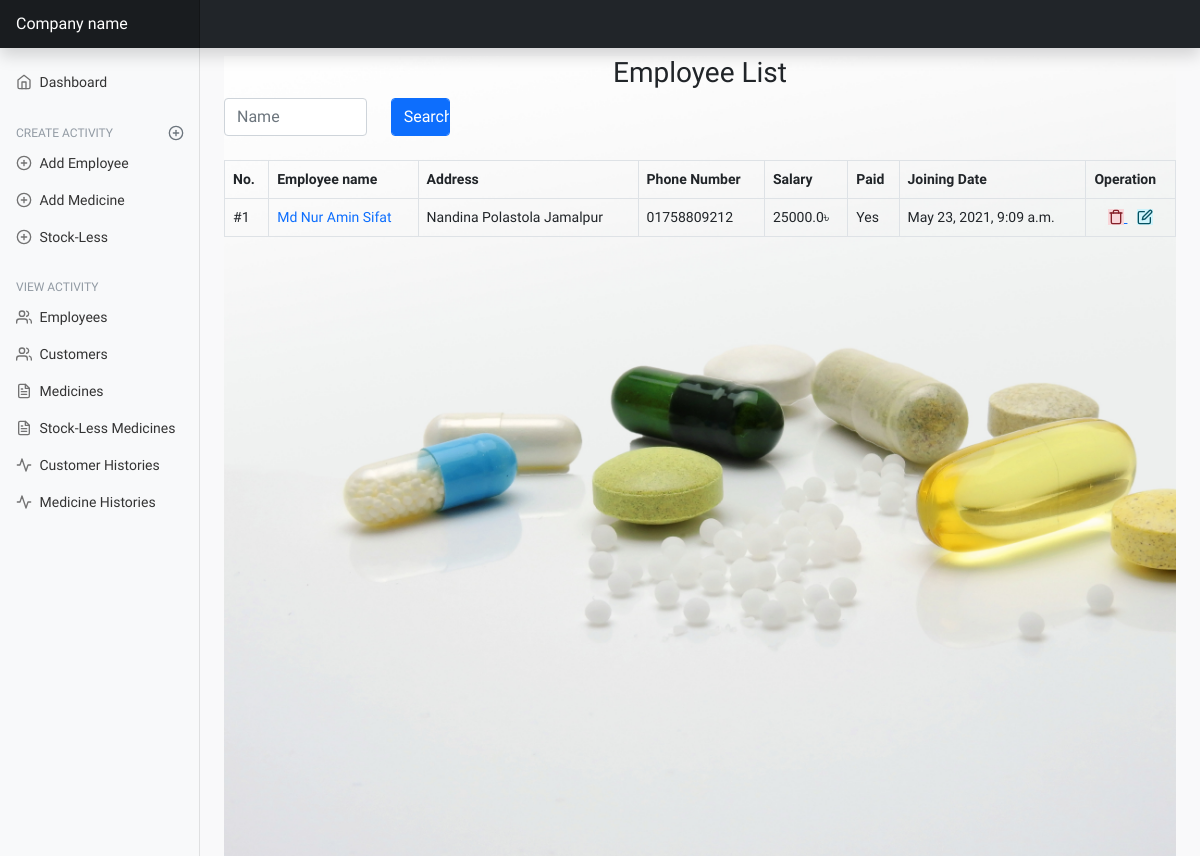
Before: /employee-list/ with the older database file.
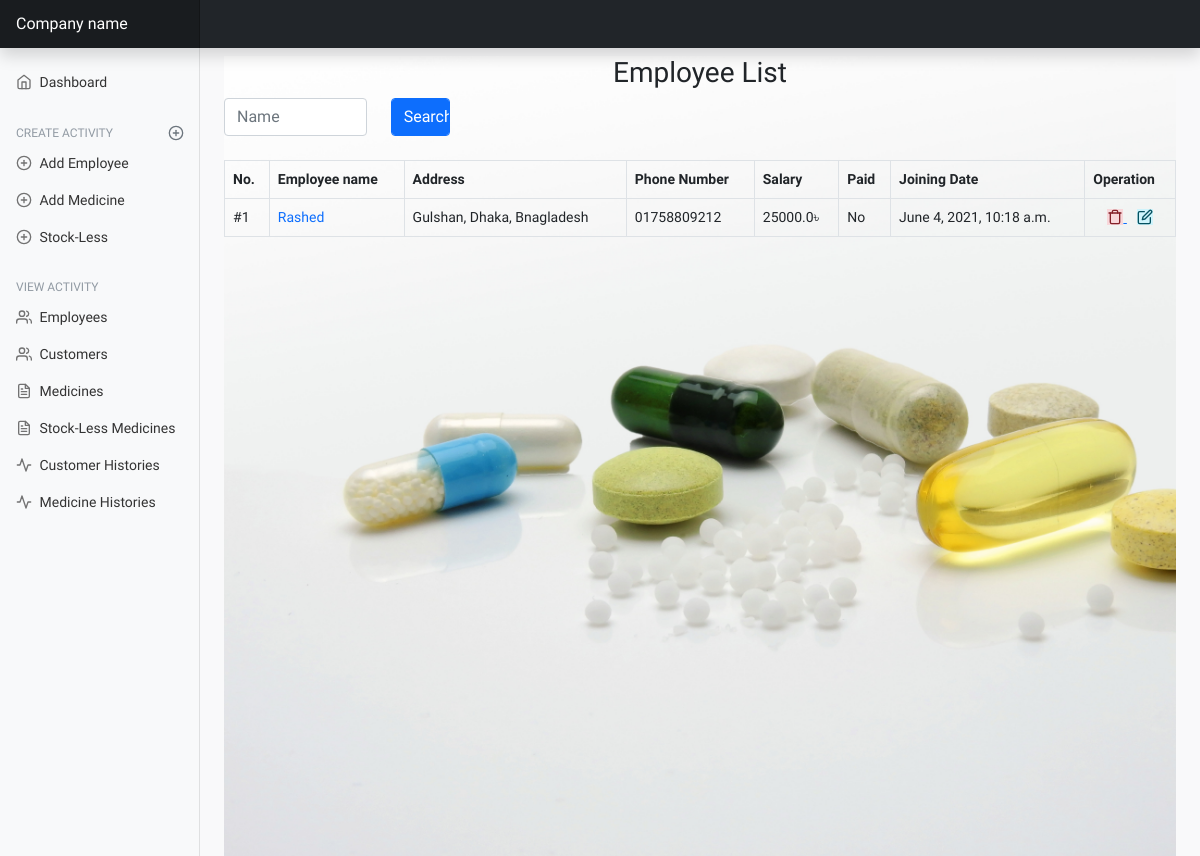
After: the same page with the newer database file.
### mainApp/models/employee.py (models this page shows, shortened)
class Employee(Common, TimeStamp):
    image = models.FileField(upload_to='employee/',blank=True,null=True)
    employee_name = models.CharField(max_length=255)
    salary_amount = models.FloatField()
    payment = models.CharField(default='', max_length=255)
    class Meta:
        ordering = ('-created_at',)

### mainApp/views/employee_views.py (the view)
# urls.py: path('employee-list/', employee_views.EmployeeList.as_view(), name='employee-list'),
class EmployeeList(View):
    def get(self, request):
        employee = Employee.objects.all()
        search = request.GET.get('q')
        if search:
            employee = Employee.objects.filter(
                Q(employee_name__icontains=search)
            ).distinct()
        page = request.GET.get('page', 1)
        paginator = Paginator(employee, per_page=2)
        try:
            employees = paginator.page(page)
        except PageNotAnInteger as e:
            employees = paginator.page(1)
        except EmptyPage:
            employees = Paginator.page(paginator.num_pages)
        return render(request, 'employee/employee_list.html', {
            'employees': employees,
        })

### mainApp/templates/employee/employee_list.html (shortened to what this page needs)
{% extends 'base.html' %}
{% load static %}
{% load tz %}
{% block content %}
    <div style='background: url("{% static 'images/medicine-list.jpg' %}");background-repeat: no-repeat;
            background-size: cover;
            min-height: 100vh;
            '>
        <h3 class="text-center mt-2" style="font-family: 'Pattaya', sans-serif;">Employee List</h3>
        <div class="col-lg-6 col-md-6 col-sm-12 text-center mb-4 align-items-center">
            <form class="row mb-4" method="GET">
                <div class="col-md-4">
                    <input type="text" name="q" class="form-control" placeholder="Name"
                           aria-label="First name">
                </div>
                <div class="col-md-2">
                    <input type="submit" class="form-control btn btn-primary" VALUE="Search"/>
                </div>
            </form>
        </div>
        <table id="example" class="table table-bordered" style="width:100%">
            <thead>
            <tr>
                <th>No.</th>
                <th>Employee name</th>
                <th>Address</th>
                <th>Phone Number</th>
                <th>Salary</th>
                <th>Paid</th>
                <th>Joining Date</th>
                <th>Operation</th>
            </tr>
            </thead>
            <tbody id="tbody">
            {% for employee in employees %}
                {% if  employee.employee_name %}
                    <tr>
                        <td>#{{ forloop.counter }} </td>
                        <td><a style="text-decoration: none"
                               href="{% url 'employee-profile' employee.id %}">{{ employee.employee_name }}</a></td>
                        <td>{{ employee.address }}</td>
                        <td>{{ employee.phone_number }}</td>
                        <td>{{ employee.salary_amount }}৳</td>
                        <td>{{ employee.payment }}</td>
                        <td>{{ employee.created_at | timezone:'Asia/Dhaka' }}</td>
                        <td style="text-align: center">
                            <a href="{% url 'delete-employee' employee.id %}">
                                <span class="alert-danger" data-feather="trash"></span>
                            </a>
                            <a style="margin-left: 10px" href="{% url 'update-employee' employee.id %}"
                            >
                            <span id="modal-form" class="alert-info"
                                  data-feather="edit"></span>
                            </a>
                        </td>
                    </tr>
                {% endif %}
            {% endfor %}
            </tbody>
        </table>
    </div>
{% endblock content %}

Changed rows visible on the page:
removed Employee: employee_name "Md Nur Amin Sifat", address "Nandina Polastola Jamalpur", phone_number "01758809212", salary_amount "25000.0", payment "Yes", created_at "May 23, 2021, 9:09 a.m."
added Employee: employee_name "Rashed", address "Gulshan, Dhaka, Bnagladesh", phone_number "01758809212", salary_amount "25000.0", payment "No", created_at "June 4, 2021, 10:18 a.m."
